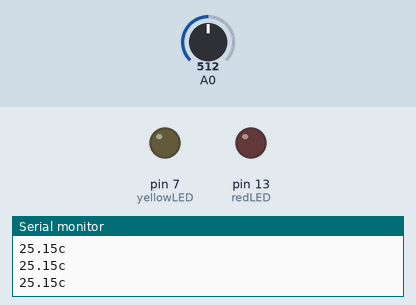
Bench run of a sketch on a simulated Arduino Uno, built with avr-gcc and run on an emulated ATmega328P. Parts: output pins drawn as LEDs (lit = HIGH), the last lines printed to the serial monitor. Inputs (shaded band) come from the test bench; at power-on: A0 = 512.

Above: at 1.3 s.
1.4 s: A0 set to 552
2.9 s: A0 set to 580
At 3.9 s:
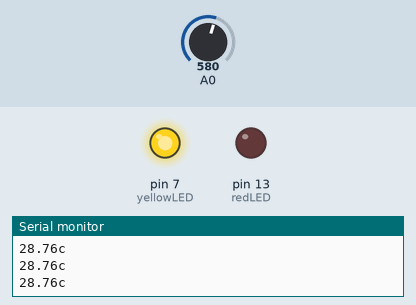
4.5 s: A0 set to 607
6.7 s: A0 set to 632
At 8.2 s:
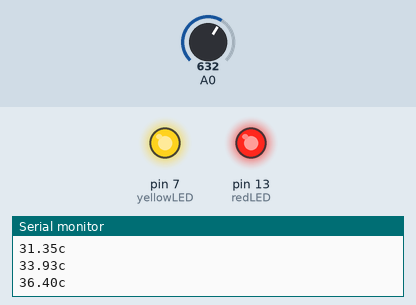
8.5 s: A0 set to 511
At 9.4 s:
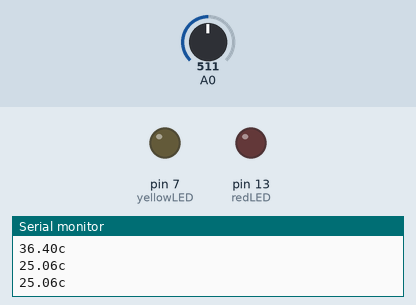
10.0 s: A0 set to 716
At 11.5 s:
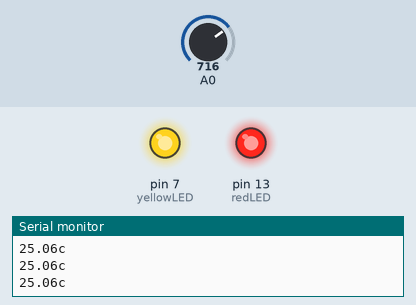
Timing chart, 0 to 13.0 s (numbered marks = the images above; inputs shaded):
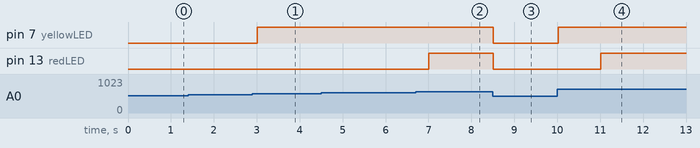

Measured:
- the behaviour switches between 565 and 566 on A0 (found by bisection; images 0 and 1)
- the behaviour switches between 617 and 618 on A0 (found by bisection; images 1 and 2)
- after the input at 2.9 s, pin 7 (yellowLED): LOW → HIGH after 0.11 s
- after the input at 6.7 s, pin 13 (redLED): LOW → HIGH after 0.31 s
- after the input at 8.5 s, pin 7 (yellowLED), pin 13 (redLED): HIGH → LOW at once
- after the input at 10.0 s, pin 7 (yellowLED): LOW → HIGH at once; pin 13 (redLED): LOW → HIGH after 1.0 s

The sketch:

13112018-Tarefa_3_a_5-Pendencia-Analog-v0-5.ino
```cpp
#include <math.h>

double Thermister(int RawADC) {
  double Temp;
  Temp = log(((10240000/RawADC) - 10000));
  Temp = 1 / (0.001129148 + (0.000234125 + (0.0000000876741 * Temp * Temp ))* Temp );
  Temp = Temp - 273,15; // Convert Kelvin to Celcius
  return Temp;
}

const int redLED = 13;
const int yellowLED = 7;

void setup() {
  Serial.begin(9600);

//ACSR = 0<<7;                    //habilita o comparador analogico

//DDRB = DDRB | B00100000;        //sets pin 13 as Output - redLED
//DDRD = DDRD | B10000000;        //sets pin 7 as Output - yellowLED
pinMode (redLED, OUTPUT);
pinMode (yellowLED, OUTPUT);
}

void loop() {
  Serial.print(Thermister(analogRead(0))); //read pin A0
  //Serial.print (Thermister (ACSR & (0<<ACO)); //read pin A0
  Serial.println("c");
  delay(500);

  if ((Thermister(analogRead(0))) > 30)       //if ((ACSR) <= 30.0));
  {
  digitalWrite (yellowLED, HIGH);             //PORTB = PORTB | B10000000;
  delay (1000);
    } else {
    digitalWrite (yellowLED, LOW);
    }
  if ((Thermister(analogRead(0))) > 35)       //if ((ACSR) > 30.0);
  {
  digitalWrite(redLED,HIGH);                    //PORTD = PORTD | B0010000;
  delay (1000);
} else {
    digitalWrite(redLED,LOW);
  }
}
```
